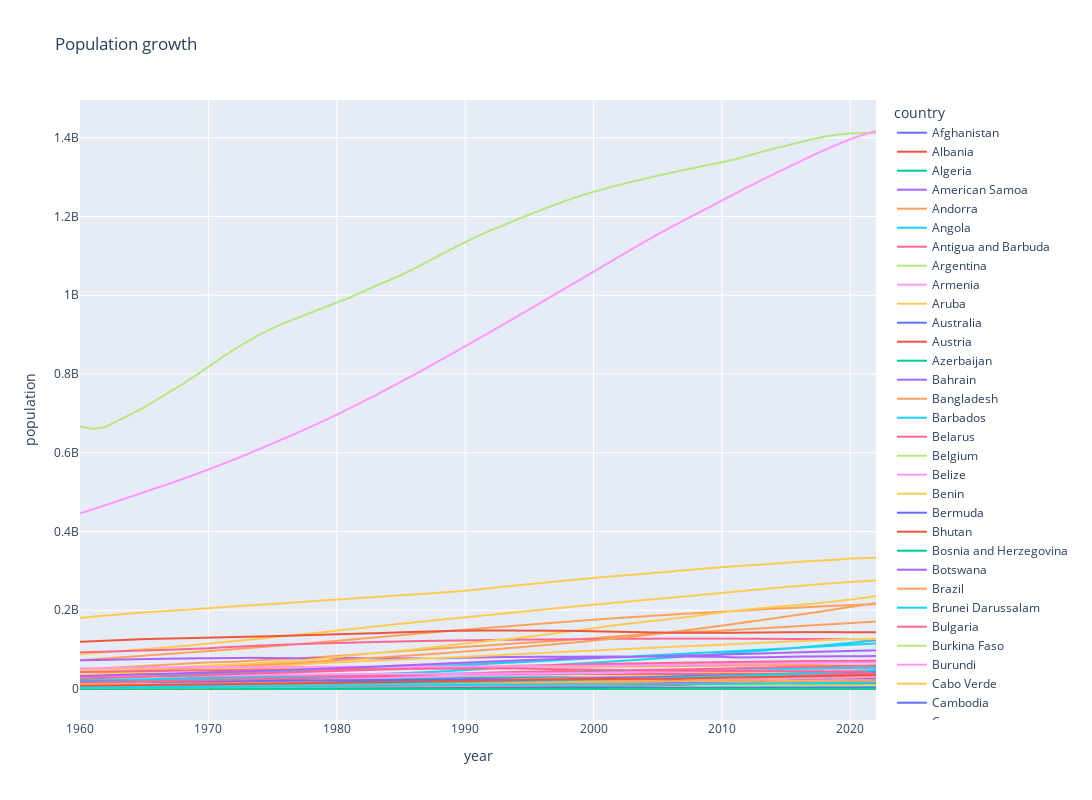

Notebook cell for this chart:
### Code cell
px.line(df2.groupby(['country','year'])['population'].sum().reset_index(),
        x='year', 
        y='population', 
        color='country',
        title='Population growth',
        height=800,
        width=1200        
       )
